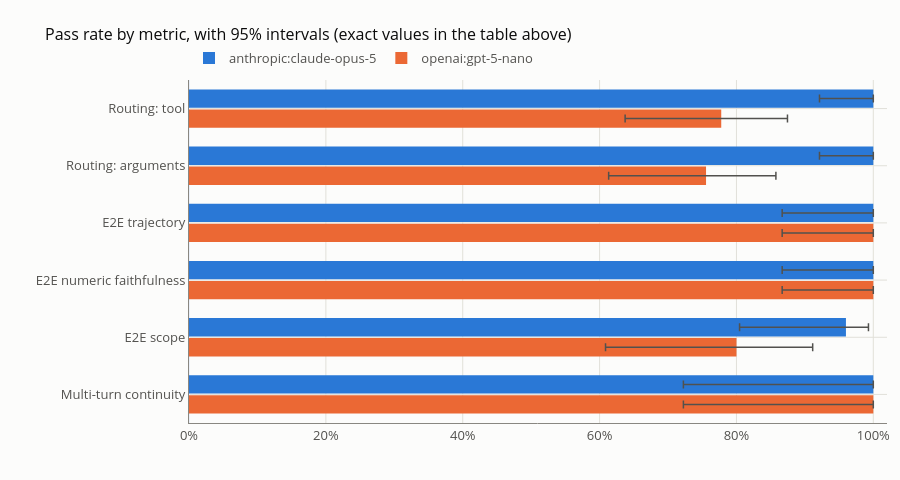

The notebook cell this image was saved under:
### Code cell
# Palette: categorical slots 1 and 2 of the validated default palette, in fixed order.
COLORS = dict(zip(MODELS, ["#2a78d6", "#eb6834"]))
INK, INK_2, MUTED, GRID, SURFACE = "#0b0b0b", "#52514e", "#898781", "#e1e0d9", "#fcfcfb"


def style(fig, height=420):
    fig.update_layout(template="plotly_white", height=height, plot_bgcolor=SURFACE, paper_bgcolor=SURFACE,
                      font=dict(color=INK_2, size=13), title_font=dict(color=INK, size=16),
                      legend=dict(title="", orientation="h", y=1.02, yanchor="bottom", x=0, font=dict(color=INK_2)),
                      margin=dict(l=10, r=10, t=80, b=10), bargap=0.3, bargroupgap=0.08)
    fig.update_xaxes(gridcolor=GRID, linecolor=MUTED, tickfont=dict(color=INK_2))
    fig.update_yaxes(gridcolor=GRID, linecolor=MUTED, tickfont=dict(color=INK_2), zeroline=False)
    return fig


plot = results.assign(err_plus=results["ci high"] - results["pass rate"],
                      err_minus=results["pass rate"] - results["ci low"])
fig = px.bar(plot, y="metric", x="pass rate", color="model", barmode="group", orientation="h",
             error_x="err_plus", error_x_minus="err_minus", color_discrete_map=COLORS,
             category_orders={"metric": list(GATES), "model": MODELS[::-1]},  # drawn bottom-up
             title="Pass rate by metric, with 95% intervals (exact values in the table above)",
             hover_data={"passes": True, "n": True, "err_plus": False, "err_minus": False})
fig.update_traces(marker_line_width=0, error_x=dict(color=INK_2, thickness=1.5, width=4))
fig.update_xaxes(range=[0, 1.02], tickformat=".0%", title="")
fig.update_yaxes(title="")
style(fig, height=480).update_layout(legend_traceorder="reversed").show()

### Figure 1 — Plotly figure (JSON) as saved in the notebook; plotly's stock layout.template omitted (floating-point values rounded to 4 significant figures)
{"data": [{"alignmentgroup": "True", "customdata": [[35.0, 45.0, 0.09678, 0.1405], [34.0, 45.0, 0.1021, 0.1423], [25.0, 25.0, 0.0, 0.1332], [25.0, 25.0, 0.0, 0.1332], [20.0, 25.0, 0.1114, 0.1913], [10.0, 10.0, 0.0, 0.2775]], "error_x": {"array": [0.09678, 0.1021, 0.0, 0.0, 0.1114, 0.0], "arrayminus": [0.1405, 0.1423, 0.1332, 0.1332, 0.1913, 0.2775], "color": "#52514e", "thickness": 1.5, "width": 4}, "hovertemplate": "model=openai:gpt-5-nano<br>pass rate=%{x}<br>metric=%{y}<br>passes=%{customdata[0]}<br>n=%{customdata[1]}<extra></extra>", "legendgroup": "openai:gpt-5-nano", "marker": {"color": "#eb6834", "line": {"width": 0}, "pattern": {"shape": ""}}, "name": "openai:gpt-5-nano", "offsetgroup": "openai:gpt-5-nano", "orientation": "h", "showlegend": true, "textposition": "auto", "type": "bar", "x": [0.7778, 0.7556, 1.0, 1.0, 0.8, 1.0], "xaxis": "x", "y": ["Routing: tool", "Routing: arguments", "E2E trajectory", "E2E numeric faithfulness", "E2E scope", "Multi-turn continuity"], "yaxis": "y"}, {"alignmentgroup": "True", "customdata": [[45.0, 45.0, 0.0, 0.07865], [45.0, 45.0, 0.0, 0.07865], [25.0, 25.0, 0.0, 0.1332], [25.0, 25.0, 0.0, 0.1332], [24.0, 25.0, 0.0329, 0.1554], [10.0, 10.0, 0.0, 0.2775]], "error_x": {"array": [0.0, 0.0, 0.0, 0.0, 0.0329, 0.0], "arrayminus": [0.07865, 0.07865, 0.1332, 0.1332, 0.1554, 0.2775], "color": "#52514e", "thickness": 1.5, "width": 4}, "hovertemplate": "model=anthropic:claude-opus-5<br>pass rate=%{x}<br>metric=%{y}<br>passes=%{customdata[0]}<br>n=%{customdata[1]}<extra></extra>", "legendgroup": "anthropic:claude-opus-5", "marker": {"color": "#2a78d6", "line": {"width": 0}, "pattern": {"shape": ""}}, "name": "anthropic:claude-opus-5", "offsetgroup": "anthropic:claude-opus-5", "orientation": "h", "showlegend": true, "textposition": "auto", "type": "bar", "x": [1.0, 1.0, 1.0, 1.0, 0.96, 1.0], "xaxis": "x", "y": ["Routing: tool", "Routing: arguments", "E2E trajectory", "E2E numeric faithfulness", "E2E scope", "Multi-turn continuity"], "yaxis": "y"}], "layout": {"bargap": 0.3, "bargroupgap": 0.08, "barmode": "group", "font": {"color": "#52514e", "size": 13}, "height": 480, "legend": {"font": {"color": "#52514e"}, "orientation": "h", "title": {"text": ""}, "tracegroupgap": 0, "traceorder": "reversed", "x": 0, "y": 1.02, "yanchor": "bottom"}, "margin": {"b": 10, "l": 10, "r": 10, "t": 80}, "paper_bgcolor": "#fcfcfb", "plot_bgcolor": "#fcfcfb", "title": {"font": {"color": "#0b0b0b", "size": 16}, "text": "Pass rate by metric, with 95% intervals (exact values in the table above)"}, "xaxis": {"anchor": "y", "domain": [0.0, 1.0], "gridcolor": "#e1e0d9", "linecolor": "#898781", "range": [0, 1.02], "tickfont": {"color": "#52514e"}, "tickformat": ".0%", "title": {"text": ""}}, "yaxis": {"anchor": "x", "categoryarray": ["Multi-turn continuity", "E2E scope", "E2E numeric faithfulness", "E2E trajectory", "Routing: arguments", "Routing: tool"], "categoryorder": "array", "domain": [0.0, 1.0], "gridcolor": "#e1e0d9", "linecolor": "#898781", "tickfont": {"color": "#52514e"}, "title": {"text": ""}, "zeroline": false}}}
